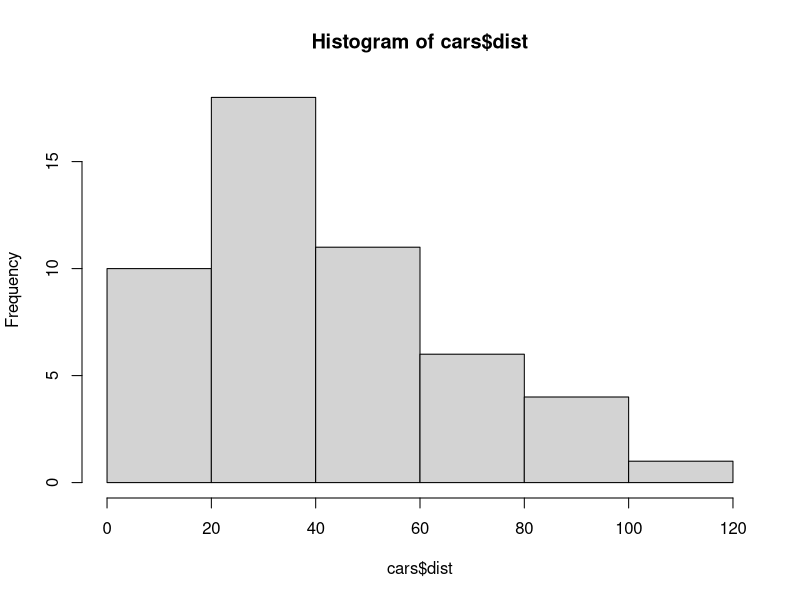

Write R code to recreate this figure.
#' title: testing the rmd render functionality
#' 


#' Roxygen comment blah blah
#' 
# Regular R comment blah

library(tidyverse)


head(cars)

knitr::kable(table(cars$speed))

# another regular R comment

#' ## some more roxygen comments
#' 
#' this time spread over multiple 
#' 
#' lines (should start with level 2 heading)
#' 
#' 1. bullet 1   
#' 1. bullet 2
#' 

hist(cars$dist)



